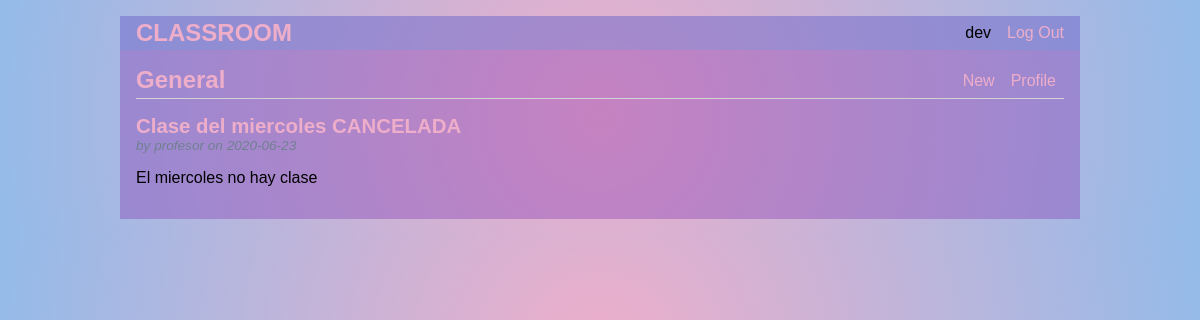
Screenshot of / (signed in) with the database file from the repository.
### tables this page shows
CREATE TABLE user (
  id INTEGER PRIMARY KEY,
  idtype INTEGER,
  username TEXT UNIQUE NOT NULL,
  password TEXT NOT NULL,
  rol_id INTEGER NOT NULL,
  FOREIGN KEY (rol_id) REFERENCES rol (id),
  FOREIGN KEY (idtype) REFERENCES id_type (id)
);

CREATE TABLE post (
  id INTEGER PRIMARY KEY AUTOINCREMENT,
  author_id INTEGER NOT NULL,
  created TIMESTAMP NOT NULL DEFAULT CURRENT_TIMESTAMP,
  title TEXT NOT NULL,
  body TEXT NOT NULL,
  FOREIGN KEY (author_id) REFERENCES user (id)
);

### flaskr/blog.py (the view)
@bp.route('/')
def index():
    db = get_db()
    posts = db.execute(
        'SELECT p.id, title, body, created, author_id, username'
        ' FROM post p JOIN user u ON p.author_id = u.id'
        ' ORDER BY created DESC'
    ).fetchall()
    return render_template('blog/index.html', posts=posts)

### flaskr/auth.py (called while the page is built)
@bp.before_app_request
def load_logged_in_user():
    user_id = session.get('user_id')
    if user_id is None:
        g.user = None
    else:
        g.user = get_db().execute(
            'SELECT * FROM user WHERE id = ?', (user_id,)
        ).fetchone()

### flaskr/db.py (called while the page is built)
def get_db():
    if 'db' not in g:
        g.db = sqlite3.connect(
            current_app.config['DATABASE'],
            detect_types=sqlite3.PARSE_DECLTYPES
        )
        g.db.row_factory = sqlite3.Row
    return g.db

### flaskr/templates/blog/index.html (shortened to what this page needs)
{% extends 'base.html' %}
{% block header %}
  <h1>{% block title %}General{% endblock %}</h1>
  {% if g.user %}
    <a class="action" href="{{ url_for('blog.create') }}">New</a>
    <a class="action" href="{{ url_for('userspace.profile') }}">Profile</a>
  {% endif %}
{% endblock %}
{% block content %}
  {% for post in posts %}
    <article class="post">
      <header>
        <div>
          <h1>{{ post['title'] }}</h1>
          <div class="about">by {{ post['username'] }} on {{ post['created'].strftime('%Y-%m-%d') }}</div>
        </div>
      </header>
      <p class="body">{{ post['body'] }}</p>
    </article>
  {% endfor %}
{% endblock %}

### flaskr/templates/base.html (shortened to what this page needs)
<!doctype html>
<link rel="stylesheet" href="{{ url_for('static', filename='style.css') }}">
<nav>
  <h1><a class="action" href="{{ url_for('blog.index') }}" style="text-decoration: none;" >CLASSROOM</a></h1>
  <ul>
    {% if g.user %}
      <li><span>{{ g.user['username'] }}</span>
      <li><a href="{{ url_for('auth.logout') }}">Log Out</a>
    {% else %}
      <li><a href="{{ url_for('auth.register') }}">Register</a>
      <li><a href="{{ url_for('auth.login') }}">Log In</a>
    {% endif %}
  </ul>
</nav>
<section class="content">
  <header>
    {% block header %}{% endblock %}
  </header>
  {% block content %}{% endblock %}
</section>

### flaskr/static/style.css (style rules this page uses)
h1 { font-family: 'Verdana', sans-serif; color: #eeaeca; margin: 1rem 0; }
a { color: #eeaeca; text-decoration: none; }
nav { background: #649cde4a; display: flex; align-items: center; padding: 0 0.5rem; }
nav h1 { flex: auto; margin: 0; }
nav h1 a { text-decoration: none; padding: 0.25rem 0.5rem; }
nav ul { display: flex; list-style: none; margin: 0; padding: 0; }
nav ul li a, nav ul li span, header .action { display: block; padding: 0.5rem; }
.content { padding: 0 1rem 1rem; }
.content > header { border-bottom: 1px solid lightgray; display: flex; align-items: flex-end; }
.content > header h1 { flex: auto; margin: 1rem 0 0.25rem 0; }
.post > header { display: flex; align-items: flex-end; font-size: 0.85em; }
.post > header > div:first-of-type { flex: auto; }
.post > header h1 { font-size: 1.5em; margin-bottom: 0; }
.post .about { color: slategray; font-style: italic; }
.post .body { white-space: pre-line; }
.content:last-child { margin-bottom: 0; }

### rows the page displays
user: user.username "dev"
post: title "Clase del miercoles CANCELADA", username "profesor", created "2020-06-23", body "El miercoles no hay clase"
